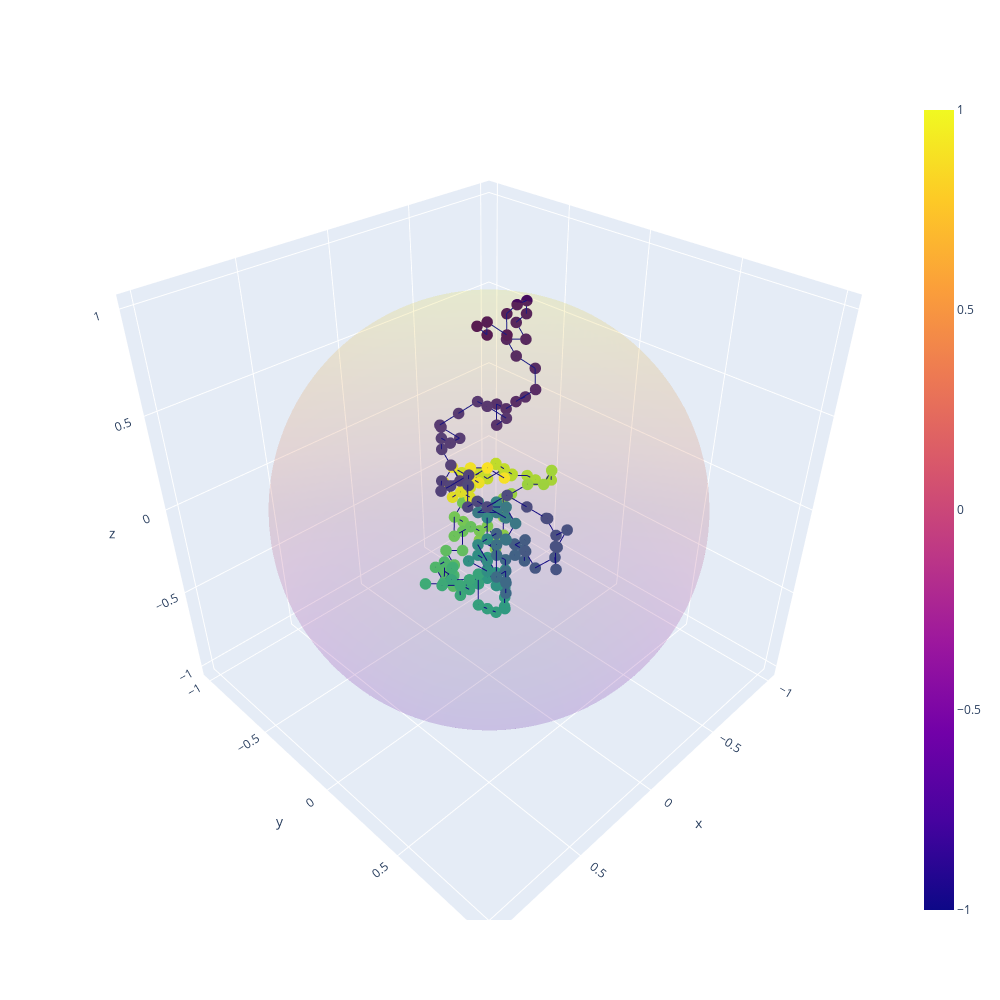

The notebook cell saved with this chart:
### Code cell
unit_sphere_surface = create_sphere_surface()
structure_scatter = go.Scatter3d(x=test_structure[:,0], 
                                                      y=test_structure[:,1], 
                                                      z=test_structure[:,2],
    marker=dict(size=4, color=np.asarray(range(len(test_structure[:,0]))), colorscale='Viridis'),
    line=dict(color='darkblue', width=2))
layout = go.Layout(width=1000, height=1000,)
fig = go.Figure(data=[unit_sphere_surface, structure_scatter], layout=layout)


fig.show()

### Figure 1 — Plotly figure (JSON) as saved in the notebook; plotly's stock layout.template omitted (floating-point values rounded to 4 significant figures; data arrays with more than 128 entries replaced by an {"elided": "..."} marker saying what was removed)
{"data": [{"opacity": 0.1, "type": "surface", "x": {"elided": "100x100 float values"}, "y": {"elided": "100x100 float values"}, "z": {"elided": "100x100 float values"}}, {"line": {"color": "darkblue", "width": 2}, "marker": {"color": {"elided": "202 int values"}, "colorscale": [[0, "#440154"], [0.1111, "#482878"], [0.2222, "#3e4989"], [0.3333, "#31688e"], [0.4444, "#26828e"], [0.5556, "#1f9e89"], [0.6667, "#35b779"], [0.7778, "#6ece58"], [0.8889, "#b5de2b"], [1, "#fde725"]], "size": 4}, "type": "scatter3d", "x": {"elided": "202 float values"}, "y": {"elided": "202 float values"}, "z": {"elided": "202 float values"}}], "layout": {"height": 1000, "width": 1000}}
